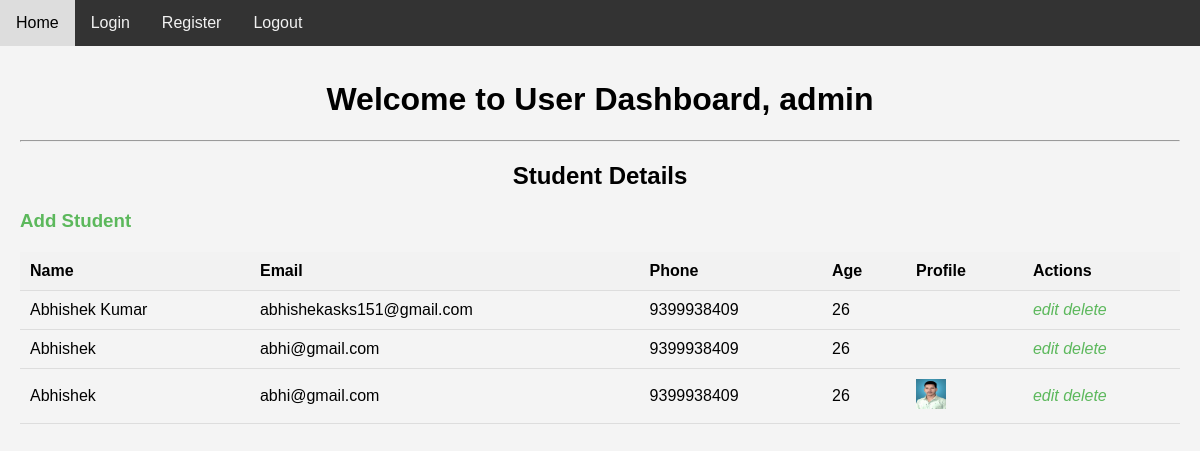
The app's page /user-dash (signed in), older data.
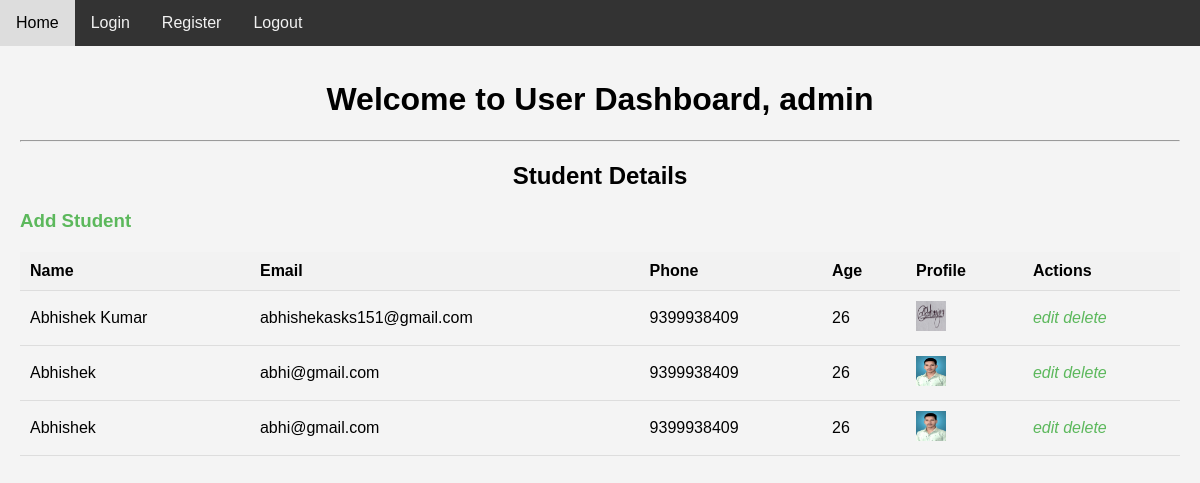
The same page, newer data.
### APP/models.py (models this page shows, shortened)
class Student(models.Model):
    name = models.CharField(max_length=100, null=True, blank=True)
    age = models.PositiveIntegerField(null=True, blank=True)
    email = models.EmailField(max_length=100, null=True, blank=True)
    phone = models.CharField(max_length=15, null=True, blank=True)
    photo = models.ImageField(upload_to='Profile', blank=True, null=True)

### APP/views.py (the view)
# urls.py: path('user-dash', views.user_dashboard, name="user_dashboard"),
@login_required(login_url="/login")
@user_passes_test(UserRole, login_url="/login")
def user_dashboard(request):
    students = Student.objects.all()
    contexts = {'students': students}
    return render(request, 'user_dashboard.html', contexts)

### APP/models.py (called while the page is built)
    def __str__(self):
        return self.username

### APP/views.py (called while the page is built)
def UserRole(user):
    return user.role == 2

### APP/templates/user_dashboard.html (shortened to what this page needs)
{% load static %}
<!DOCTYPE html>
<html lang="en">
<head>
    <link href="{% static 'css/style.css' %}" rel="stylesheet">
</head>
<body>
    <div class="navbar">
        <a href="/">Home</a>
        <a href="/login/">Login</a>
        <a href="/register/">Register</a>
        <a href="/logout/">Logout</a>
    </div>
    <div class="content">
        <center><h1>Welcome to User Dashboard, {{request.user}}</h1></center>
        <hr>
        <h2>Student Details</h2>
        <h3>
            <a href="/student-add/">Add Student</a>
        </h3>
        <div>
            <table>
                <thead>
                    <tr>
                        <th>Name</th>
                        <th>Email</th>
                        <th>Phone</th>
                        <th>Age</th>
                        <th>Profile</th>
                        <th>Actions</th>
                    </tr>
                </thead>
                <tbody>
                    {% for student in students %}
                    <tr>
                        <td>{{student.name}}</td>
                        <td>{{student.email}}</td>
                        <td>{{student.phone}}</td>
                        <td>{{student.age}}</td>
                        <td>
                            {% if student.photo %}
                                <img src="{{student.photo.url}}" width="30px" height="30px" alt="">
                            {% endif %}
                        </td>
                        <td>
                            <a href="/student-edit/{{student.id}}/">
                                <i>edit</i>
                            </a>
                            <a href="/student-delete/{{student.id}}/">
                                <i>delete</i>
                            </a>
                        </td>
                    </tr>
                    {% endfor %}
                </tbody>
            </table>
        </div>
    </div>
</body>
</html>

Row changes from the older to the newer data that the page shows:
changed Student "Abhishek Kumar": photo: picture added
changed Student (number 2 of 3 on the later page): photo: picture added
